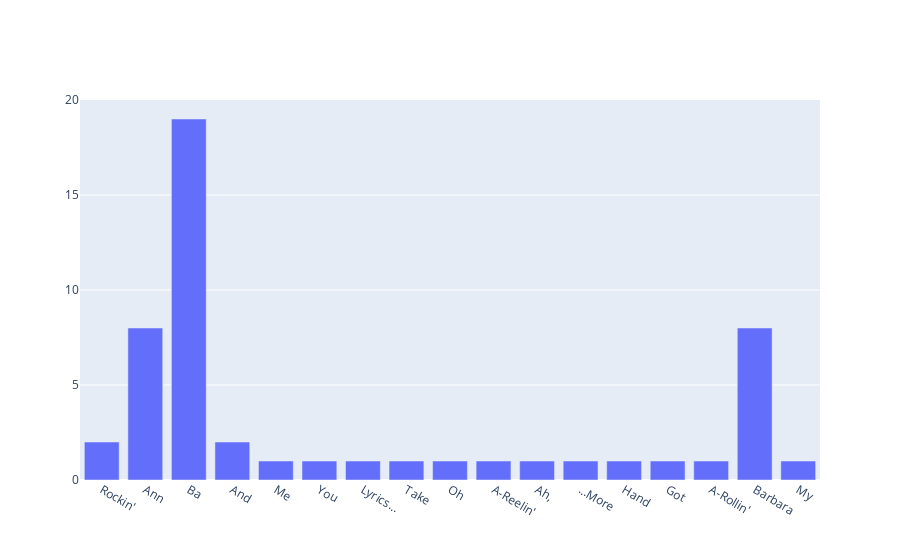

Here is the notebook cell this chart was saved with:
### Markdown cell above
So far, many of the readings and all of the labs you have been working with have been interactive.  You are working in an environment that allows us to both display text and run Python code.  In this lesson, we explore Jupyter, the software powering these interactive documents.

### Code cell
lyrics = "Ah, Ba Ba Ba Ba Barbara Ann Ba Ba Ba Ba Barbara Ann Oh Barbara Ann Take My Hand Barbara Ann You Got Me Rockin' And A-Rollin' Rockin' And A-Reelin' Barbara Ann Ba Ba Ba Barbara Ann ...More Lyrics... Ba Ba Ba Ba Barbara Ann Ba Ba Ba Ba Barbara Ann"
list_of_lyrics = lyrics.split(' ')

ListLength = len(list_of_lyrics)

unique_words = set(list_of_lyrics)
uniqueWordLength = len(unique_words)

print(ListLength)
print(uniqueWordLength)

print(unique_words)
word_histogram = {}

#for word in unique_words:
word_histogram = {a:0 for a in unique_words}

print(word_histogram)

for word in list_of_lyrics:
    word_histogram[word] = word_histogram[word]+ 1 
    

print(word_histogram)

import plotly
from plotly.offline import iplot, init_notebook_mode
from plotly import tools
import plotly.graph_objs as go
init_notebook_mode(connected=True)
 
trace = {'type': 'bar', 'x': list(unique_words), 'y': list(word_histogram.values())}
 
plotly.offline.iplot({'data': [trace]})

### Figure 1 — Plotly figure (JSON) as saved in the notebook; plotly's stock layout.template omitted (floating-point values rounded to 4 significant figures)
{"data": [{"type": "bar", "x": ["Rockin'", "Ann", "Ba", "And", "Me", "You", "Lyrics...", "Take", "Oh", "A-Reelin'", "Ah,", "...More", "Hand", "Got", "A-Rollin'", "Barbara", "My"], "y": [2, 8, 19, 2, 1, 1, 1, 1, 1, 1, 1, 1, 1, 1, 1, 8, 1]}], "layout": {}}
